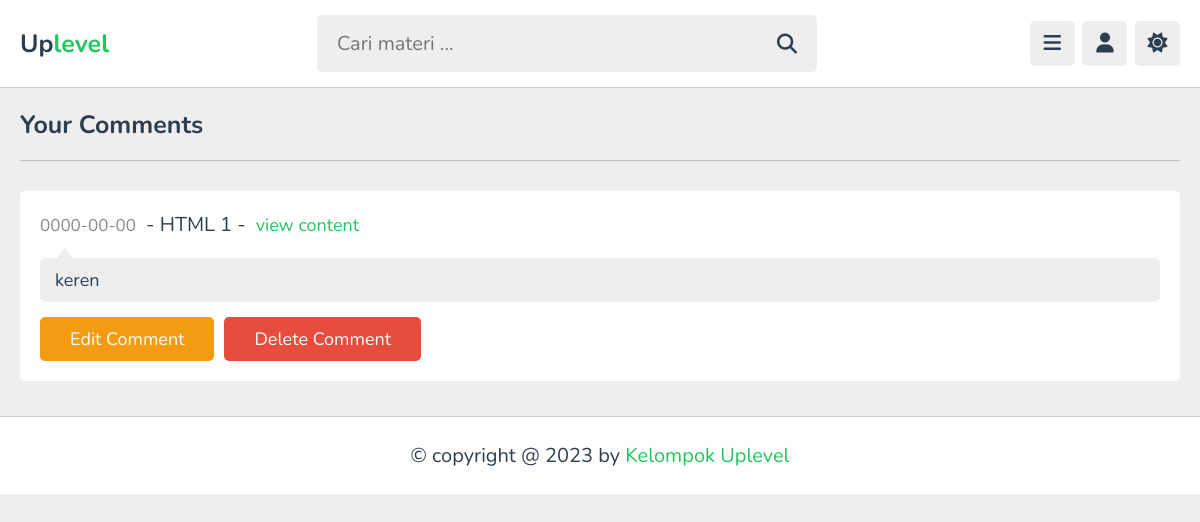
The app's page /comments.php (signed in) with its own data.
### tables this page shows
CREATE TABLE `comments` (
  `id` varchar(20) NOT NULL,
  `content_id` varchar(20) NOT NULL,
  `user_id` varchar(20) NOT NULL,
  `tutor_id` varchar(20) NOT NULL,
  `comment` varchar(1000) NOT NULL,
  `date` date NOT NULL
);

CREATE TABLE `content` (
  `id` varchar(20) NOT NULL,
  `tutor_id` varchar(20) NOT NULL,
  `playlist_id` varchar(20) NOT NULL,
  `title` varchar(100) NOT NULL,
  `description` varchar(1000) NOT NULL,
  `video` varchar(100) NOT NULL,
  `thumb` varchar(100) NOT NULL,
  `date` date NOT NULL,
  `status` varchar(20) NOT NULL
);

### comments.php (the view, shortened to what this page needs)
<?php
include 'components/connect.php';
if(isset($_COOKIE['user_id'])){
   $user_id = $_COOKIE['user_id'];
}else{
   $user_id = '';
   header('location:home.php');
}
?>
<!DOCTYPE html>
<html lang="en">
<head>
   <link rel="stylesheet" href="https://cdnjs.cloudflare.com/ajax/libs/font-awesome/6.2.0/css/all.min.css">
   <link rel="stylesheet" href="css/style.css">
</head>
<body>
<?php include 'components/user_header.php'; ?>
<section class="comments">
   <h1 class="heading">your comments</h1>
   <div class="show-comments">
      <?php
         $select_comments = $conn->prepare("SELECT * FROM `comments` WHERE user_id = ?");
         $select_comments->execute([$user_id]);
         if($select_comments->rowCount() > 0){
            while($fetch_comment = $select_comments->fetch(PDO::FETCH_ASSOC)){
               $select_content = $conn->prepare("SELECT * FROM `content` WHERE id = ?");
               $select_content->execute([$fetch_comment['content_id']]);
               $fetch_content = $select_content->fetch(PDO::FETCH_ASSOC);
      ?>
      <div class="box" style="<?php if($fetch_comment['user_id'] == $user_id){echo 'order:-1;';} ?>">
         <div class="content"><span><?= $fetch_comment['date']; ?></span><p> - <?= $fetch_content['title']; ?> - </p><a href="watch_video.php?get_id=<?= $fetch_content['id']; ?>">view content</a></div>
         <p class="text"><?= $fetch_comment['comment']; ?></p>
         <?php
            if($fetch_comment['user_id'] == $user_id){
         ?>
         <form action="" method="post" class="flex-btn">
            <button type="submit" name="edit_comment" class="inline-option-btn">edit comment</button>
            <button type="submit" name="delete_comment" class="inline-delete-btn" onclick="return confirm('delete this comment?');">delete comment</button>
         </form>
         <?php
         }
         ?>
      </div>
      <?php
       }
      }else{
         echo '<p class="empty">no comments added yet!</p>';
      }
      ?>
      </div>
</section>
<?php include 'components/footer.php'; ?>
</body>
</html>

### css/style.css (style rules this page uses)
:root { --main-color:#22C55E; --red:#e74c3c; --oragen:#f39c12; --white:#fff; --black:#2c3e50; --light-color:#888; --light-bg:#eee; --border:.1rem solid rgba(0,0,0,.2); }
* { font-family: 'Nunito', sans-serif; margin: 0; padding: 0; box-sizing: border-box; outline: none; border: none; text-decoration: none; }
html { font-size: 62.5%; overflow-x: hidden; }
body { background-color: var(--light-bg); padding-left: 30rem; }
section { padding:2rem; max-width: 1200px; margin: 0 auto; }
.btn, .option-btn, .delete-btn, .inline-btn, .inline-option-btn, .inline-delete-btn { border-radius: .5rem; padding: 1rem 3rem; font-size: 1.8rem; color: #fff; margin-top: 1rem; text-transform: capitalize; cursor: pointer; text-align: center; }
.inline-btn, .inline-option-btn, .inline-delete-btn { display: inline-block; }
.option-btn, .inline-option-btn { background-color: var(--oragen); }
.delete-btn, .inline-delete-btn { background-color: var(--red); }
.flex-btn { display:flex; gap: 1rem; }
.heading { padding-bottom: 1.8rem; border-bottom: var(--border); font-size: 2.5rem; color: var(--black); text-transform: capitalize; margin-bottom: 3rem; }
.comments .show-comments { background-color: var(--white); border-radius: .5rem; padding: 2rem; display: grid; gap: 2.5rem; }
.comments .show-comments .content { margin-bottom: 2rem; }
.comments .show-comments .content p { font-size: 2rem; color: var(--black); padding: 0 1rem; display: inline-block; }
.comments .show-comments .content span { font-size: 1.7rem; color: var(--light-color); }
.comments .show-comments .content a { color: var(--main-color); font-size: 1.8rem; }
.comments .show-comments .text { border-radius: .5rem; background-color: var(--light-bg); padding: 1rem 1.5rem; color: var(--black); margin: .5rem 0; position: relative; z-index: 0; white-space: pre-line; font-size: 1.8rem; }
.comments .show-comments .text::before { content: ''; position: absolute; top: -1rem; left: 1.5rem; height: 1.2rem; width: 2rem; background-color: var(--light-bg); clip-path: polygon(50% 0%, 0% 100%, 100% 100%); }
@media (max-width:1200px) { body { padding-left: 0; } }

### records on screen
comments: date "0000-00-00", content.title "HTML 1", comment "keren"
